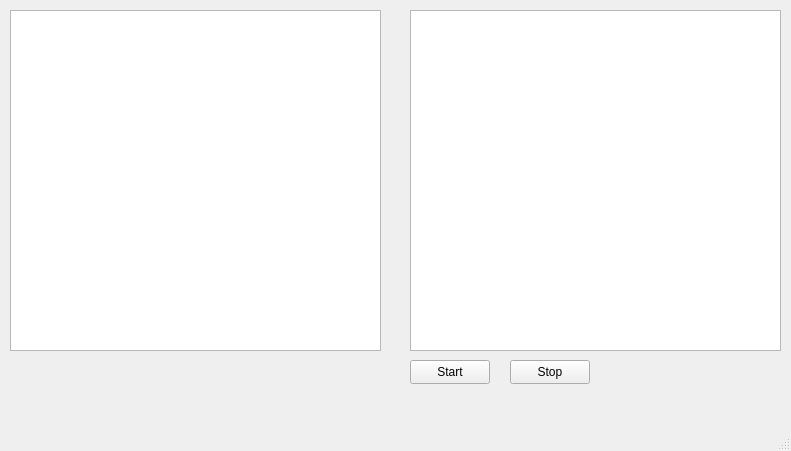
<?xml version="1.0" encoding="UTF-8"?>
<ui version="4.0">
 <class>MainWindow</class>
 <widget class="QMainWindow" name="MainWindow">
  <property name="geometry">
   <rect>
    <x>0</x>
    <y>0</y>
    <width>791</width>
    <height>451</height>
   </rect>
  </property>
  <property name="windowTitle">
   <string>MainWindow</string>
  </property>
  <widget class="QWidget" name="centralwidget">
   <widget class="QTextBrowser" name="textBrowser">
    <property name="geometry">
     <rect>
      <x>10</x>
      <y>10</y>
      <width>371</width>
      <height>341</height>
     </rect>
    </property>
   </widget>
   <widget class="QTextBrowser" name="logBrowser">
    <property name="geometry">
     <rect>
      <x>410</x>
      <y>10</y>
      <width>371</width>
      <height>341</height>
     </rect>
    </property>
   </widget>
   <widget class="QPushButton" name="startButton">
    <property name="geometry">
     <rect>
      <x>410</x>
      <y>360</y>
      <width>80</width>
      <height>24</height>
     </rect>
    </property>
    <property name="text">
     <string>Start</string>
    </property>
   </widget>
   <widget class="QPushButton" name="stopButton">
    <property name="geometry">
     <rect>
      <x>510</x>
      <y>360</y>
      <width>80</width>
      <height>24</height>
     </rect>
    </property>
    <property name="text">
     <string>Stop</string>
    </property>
   </widget>
  </widget>
  <widget class="QMenuBar" name="menubar">
   <property name="geometry">
    <rect>
     <x>0</x>
     <y>0</y>
     <width>791</width>
     <height>21</height>
    </rect>
   </property>
  </widget>
  <widget class="QStatusBar" name="statusbar"/>
 </widget>
 <resources/>
 <connections/>
</ui>
